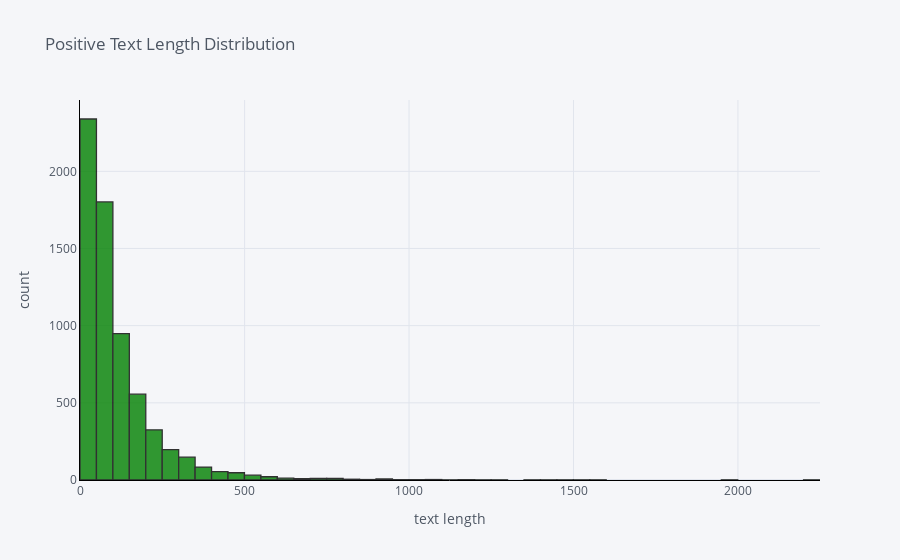
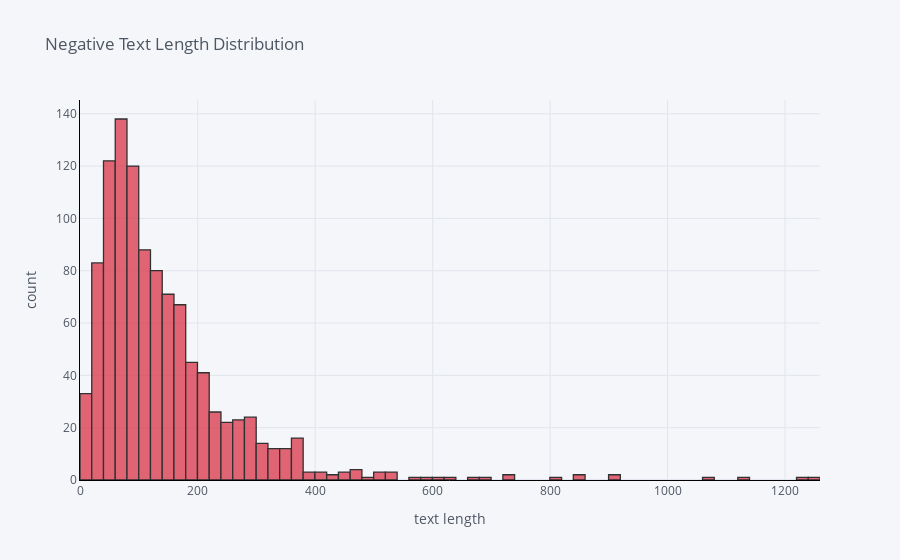
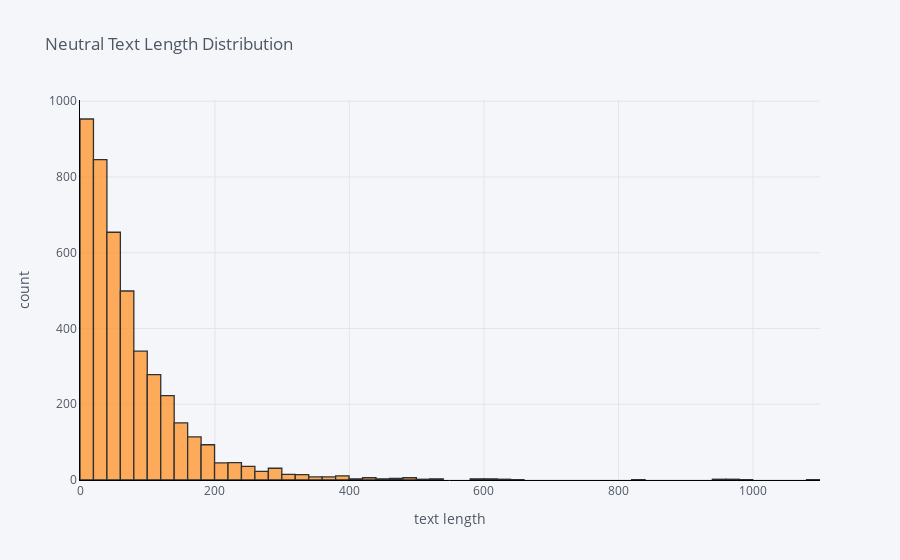

The notebook cell saved with these charts, in order:
### Markdown cell above
## Sentence length analysis

The histogram shows that the length of the cleaned text ranges from around 2 to 140 characters and generally,it is almost same for all the polarities.

### Code cell
positive['text_length'].iplot(
    kind='hist',
    bins=100,
    xTitle='text length',
    linecolor='black',
    color='green',
    yTitle='count',
    title='Positive Text Length Distribution')

negative['text_length'].iplot(
    kind='hist',
    bins=100,
    xTitle='text length',
    linecolor='black',
    color='red',
    yTitle='count',
    title='Negative Text Length Distribution')

neutral['text_length'].iplot(
    kind='hist',
    bins=100,
    xTitle='text length',
    linecolor='black',
    yTitle='count',
    title='Neutral Text Length Distribution')

### Figure 1 — Plotly figure (JSON) as saved in the notebook; plotly's stock layout.template omitted (floating-point values rounded to 4 significant figures; data arrays with more than 128 entries replaced by an {"elided": "..."} marker saying what was removed)
{"data": [{"histfunc": "count", "histnorm": "", "marker": {"color": "rgba(0, 128, 0, 1.0)", "line": {"color": "#000000", "width": 1.3}}, "name": "text_length", "nbinsx": 100, "opacity": 0.8, "orientation": "v", "type": "histogram", "x": {"elided": "6629 int values"}}], "layout": {"barmode": "overlay", "legend": {"bgcolor": "#F5F6F9", "font": {"color": "#4D5663"}}, "paper_bgcolor": "#F5F6F9", "plot_bgcolor": "#F5F6F9", "title": {"font": {"color": "#4D5663"}, "text": "Positive Text Length Distribution"}, "xaxis": {"gridcolor": "#E1E5ED", "linecolor": "black", "showgrid": true, "tickfont": {"color": "#4D5663"}, "title": {"font": {"color": "#4D5663"}, "text": "text length"}, "zerolinecolor": "#E1E5ED"}, "yaxis": {"gridcolor": "#E1E5ED", "linecolor": "black", "showgrid": true, "tickfont": {"color": "#4D5663"}, "title": {"font": {"color": "#4D5663"}, "text": "count"}, "zerolinecolor": "#E1E5ED"}}}

### Figure 2 — Plotly figure (JSON) as saved in the notebook; plotly's stock layout.template omitted (floating-point values rounded to 4 significant figures; data arrays with more than 128 entries replaced by an {"elided": "..."} marker saying what was removed)
{"data": [{"histfunc": "count", "histnorm": "", "marker": {"color": "rgba(219, 64, 82, 1.0)", "line": {"color": "#000000", "width": 1.3}}, "name": "text_length", "nbinsx": 100, "opacity": 0.8, "orientation": "v", "type": "histogram", "x": {"elided": "1076 int values"}}], "layout": {"barmode": "overlay", "legend": {"bgcolor": "#F5F6F9", "font": {"color": "#4D5663"}}, "paper_bgcolor": "#F5F6F9", "plot_bgcolor": "#F5F6F9", "title": {"font": {"color": "#4D5663"}, "text": "Negative Text Length Distribution"}, "xaxis": {"gridcolor": "#E1E5ED", "linecolor": "black", "showgrid": true, "tickfont": {"color": "#4D5663"}, "title": {"font": {"color": "#4D5663"}, "text": "text length"}, "zerolinecolor": "#E1E5ED"}, "yaxis": {"gridcolor": "#E1E5ED", "linecolor": "black", "showgrid": true, "tickfont": {"color": "#4D5663"}, "title": {"font": {"color": "#4D5663"}, "text": "count"}, "zerolinecolor": "#E1E5ED"}}}

### Figure 3 — Plotly figure (JSON) as saved in the notebook; plotly's stock layout.template omitted (floating-point values rounded to 4 significant figures; data arrays with more than 128 entries replaced by an {"elided": "..."} marker saying what was removed)
{"data": [{"histfunc": "count", "histnorm": "", "marker": {"color": "rgba(255, 153, 51, 1.0)", "line": {"color": "#000000", "width": 1.3}}, "name": "text_length", "nbinsx": 100, "opacity": 0.8, "orientation": "v", "type": "histogram", "x": {"elided": "4431 int values"}}], "layout": {"barmode": "overlay", "legend": {"bgcolor": "#F5F6F9", "font": {"color": "#4D5663"}}, "paper_bgcolor": "#F5F6F9", "plot_bgcolor": "#F5F6F9", "title": {"font": {"color": "#4D5663"}, "text": "Neutral Text Length Distribution"}, "xaxis": {"gridcolor": "#E1E5ED", "linecolor": "black", "showgrid": true, "tickfont": {"color": "#4D5663"}, "title": {"font": {"color": "#4D5663"}, "text": "text length"}, "zerolinecolor": "#E1E5ED"}, "yaxis": {"gridcolor": "#E1E5ED", "linecolor": "black", "showgrid": true, "tickfont": {"color": "#4D5663"}, "title": {"font": {"color": "#4D5663"}, "text": "count"}, "zerolinecolor": "#E1E5ED"}}}
